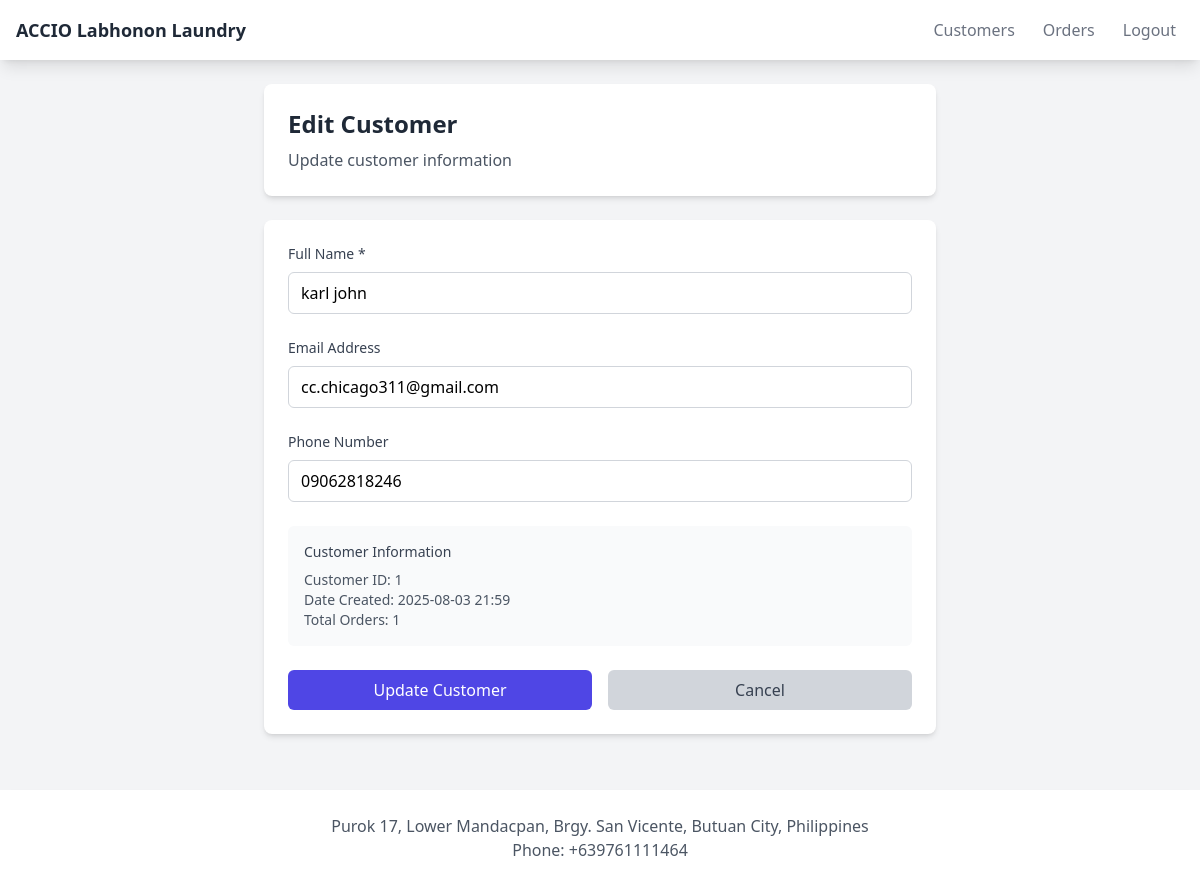
Screenshot of /customer/edit/1 (signed in) with the database file from the repository.
### app/models.py (models this page shows)
class Customer(db.Model):
    id = db.Column(db.Integer, primary_key=True)
    full_name = db.Column(db.String(150))
    email = db.Column(db.String(150))
    phone = db.Column(db.String(20))
    date_created = db.Column(db.DateTime, default=datetime.utcnow)
    orders = db.relationship('Order', backref='customer', lazy=True)

### app/customer.py (the view, shortened to what this page needs)
@customer.route('/edit/<int:id>', methods=['GET', 'POST'])
@login_required
def edit_customer(id):
    customer = Customer.query.get_or_404(id)
    return render_template("customer_edit.html", user=current_user, customer=customer)

### app/__init__.py (called while the page is built)
@login_manager.user_loader
def load_user(id):
    from .models import User
    return User.query.get(int(id))

### app/templates/customer_edit.html (shortened to what this page needs)
{% extends "base.html" %}
{% block content %}
<div class="container mx-auto px-4">
    <div class="max-w-2xl mx-auto">
        <div class="bg-white rounded-lg shadow-md p-6 mb-6">
            <h1 class="text-2xl font-bold text-gray-800 mb-2">Edit Customer</h1>
            <p class="text-gray-600">Update customer information</p>
        </div>
        <div class="bg-white rounded-lg shadow-md p-6">
            <form method="POST" class="space-y-6">
                <div>
                    <label for="fullName" class="block text-sm font-medium text-gray-700 mb-2">
                        Full Name *
                    </label>
                    <input type="text" id="fullName" name="fullName" required
                           value="{{ customer.full_name }}"
                           class="w-full px-3 py-2 border border-gray-300 rounded-md focus:outline-none focus:ring-2 focus:ring-indigo-500 focus:border-indigo-500"
                           placeholder="Enter customer's full name">
                </div>
                <div>
                    <label for="email" class="block text-sm font-medium text-gray-700 mb-2">
                        Email Address
                    </label>
                    <input type="email" id="email" name="email"
                           value="{{ customer.email or '' }}"
                           class="w-full px-3 py-2 border border-gray-300 rounded-md focus:outline-none focus:ring-2 focus:ring-indigo-500 focus:border-indigo-500"
                           placeholder="Enter email address (optional)">
                </div>
                <div>
                    <label for="phone" class="block text-sm font-medium text-gray-700 mb-2">
                        Phone Number
                    </label>
                    <input type="tel" id="phone" name="phone"
                           value="{{ customer.phone or '' }}"
                           class="w-full px-3 py-2 border border-gray-300 rounded-md focus:outline-none focus:ring-2 focus:ring-indigo-500 focus:border-indigo-500"
                           placeholder="Enter phone number">
                </div>
                <div class="bg-gray-50 p-4 rounded-md">
                    <h3 class="text-sm font-medium text-gray-700 mb-2">Customer Information</h3>
                    <div class="text-sm text-gray-600">
                        <p>Customer ID: {{ customer.id }}</p>
                        <p>Date Created: {{ customer.date_created.strftime('%Y-%m-%d %H:%M') }}</p>
                        <p>Total Orders: {{ customer.orders|length }}</p>
                    </div>
                </div>
                <div class="flex space-x-4">
                    <button type="submit"
                            class="flex-1 py-2 px-4 bg-indigo-600 hover:bg-indigo-700 text-white font-medium rounded-md transition duration-200">
                        Update Customer
                    </button>
                    <a href="{{ url_for('customer.list_customers') }}"
                       class="flex-1 py-2 px-4 bg-gray-300 hover:bg-gray-400 text-gray-700 font-medium rounded-md text-center transition duration-200">
                        Cancel
                    </a>
                </div>
            </form>
        </div>
    </div>
</div>
{% endblock %}

### rows the page displays
Customer: fullName "karl john", email "cc.chicago311@gmail.com", phone "09062818246", id "1", date_created "2025-08-03 21:59"

### other values shown
{{ customer.orders|length }} "1"
